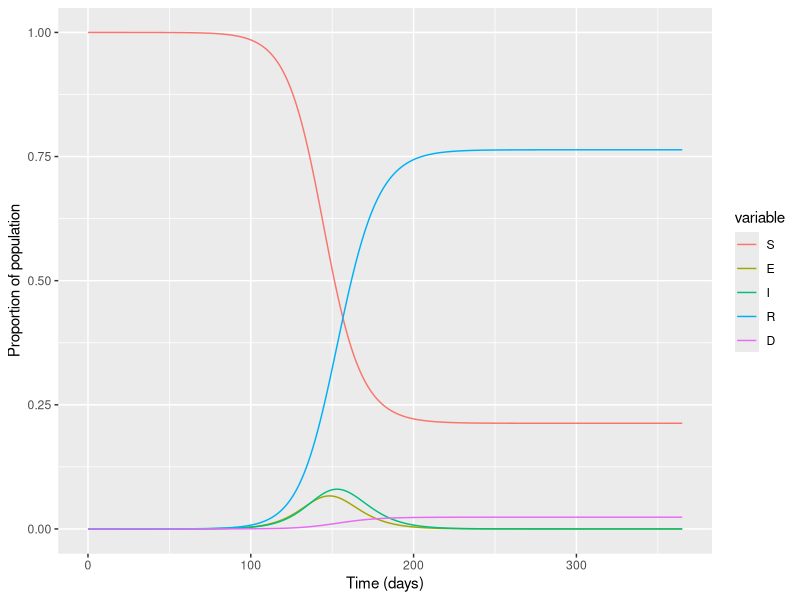

Write the R code that produced this figure.
# SEIRD = Susceptible, Exposed, Infectious, Recovered, Deceased

# PACKAGES
library(deSolve)
library(reshape2)
library(ggplot2)


# MODEL INPUTS
N <- 10^6  # total population

initial_state_values <- c(S = N - 1,
                          E = 0,
                          I = 1,
                          R = 0,
                          D = 0)

parameters <- c(beta = 0.3885,  # infection rate
                sigma = 0.25,  # rate of becoming symptomatic
                gamma = 0.194,  # rate of recovery
                mu = 0.006)  # rate of mortality


# TIMESTEPS
t <- seq(from = 0,
             to = 365,
             by = 1)


# SEIRD MODEL FUNCTION
SEIRD_model <- function(time, state, parameters) {
  with(as.list(c(state, parameters)), {
    N <- S+E+I+R
    lambda <- beta*I/N
    dS_dt <- -lambda * S
    dE_dt <- lambda*S - sigma*E
    dI_dt <- sigma*E - gamma*I - mu*I
    dR_dt <- gamma*I
    dD_dt <- mu*I
    
    return(list(c(dS_dt, dE_dt, dI_dt, dR_dt, dD_dt)))
  })
}


# MODEL OUTPUT
output <- as.data.frame(ode(y = initial_state_values,
                            times = t,
                            func = SEIRD_model,
                            parms = parameters))


# PLOT
output_long <- melt(output, id="time")
ggplot(data = output_long,
       aes(x=time,
           y=value/N,
           colour=variable,
           group=variable)) + geom_line() + xlab("Time (days)") + ylab("Proportion of population")
